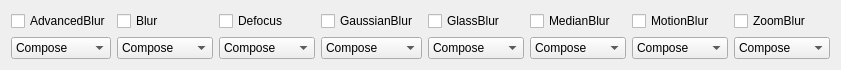
        <widget class="QWidget" name="gridLayoutWidget_15">
         <property name="geometry">
          <rect>
           <x>10</x>
           <y>20</y>
           <width>841</width>
           <height>51</height>
          </rect>
         </property>
         <layout class="QGridLayout" name="gridLayout_16">
          <item row="0" column="1">
           <widget class="QCheckBox" name="cb_blur_select">
            <property name="text">
             <string>Blur</string>
            </property>
           </widget>
          </item>
          <item row="1" column="4">
           <widget class="QComboBox" name="cob_glb_mode">
            <item>
             <property name="text">
              <string>Compose</string>
             </property>
            </item>
            <item>
             <property name="text">
              <string>Oneof</string>
             </property>
            </item>
           </widget>
          </item>
          <item row="0" column="0">
           <widget class="QCheckBox" name="checkbox_advancedblur">
            <property name="text">
             <string>AdvancedBlur</string>
            </property>
           </widget>
          </item>
          <item row="1" column="2">
           <widget class="QComboBox" name="cob_defocus_mode">
            <item>
             <property name="text">
              <string>Compose</string>
             </property>
            </item>
            <item>
             <property name="text">
              <string>Oneof</string>
             </property>
            </item>
           </widget>
          </item>
          <item row="0" column="3">
           <widget class="QCheckBox" name="chb_gab_select">
            <property name="text">
             <string>GaussianBlur </string>
            </property>
           </widget>
          </item>
          <item row="0" column="2">
           <widget class="QCheckBox" name="chb_defocus_select">
            <property name="text">
             <string>Defocus</string>
            </property>
           </widget>
          </item>
          <item row="1" column="5">
           <widget class="QComboBox" name="cob_meb_mode">
            <item>
             <property name="text">
              <string>Compose</string>
             </property>
            </item>
            <item>
             <property name="text">
              <string>Oneof</string>
             </property>
            </item>
           </widget>
          </item>
          <item row="0" column="6">
           <widget class="QCheckBox" name="chb_mob_select">
            <property name="text">
             <string>MotionBlur </string>
            </property>
           </widget>
          </item>
          <item row="1" column="3">
           <widget class="QComboBox" name="cob_gab_mode">
            <item>
             <property name="text">
              <string>Compose</string>
             </property>
            </item>
            <item>
             <property name="text">
              <string>Oneof</string>
             </property>
            </item>
           </widget>
          </item>
          <item row="0" column="4">
           <widget class="QCheckBox" name="chb_glb_select">
            <property name="text">
             <string>GlassBlur </string>
            </property>
           </widget>
          </item>
          <item row="0" column="5">
           <widget class="QCheckBox" name="chb_meb_select">
            <property name="text">
             <string>MedianBlur </string>
            </property>
           </widget>
          </item>
          <item row="1" column="0">
           <widget class="QComboBox" name="cb_advancedblur_mode">
            <item>
             <property name="text">
              <string>Compose</string>
             </property>
            </item>
            <item>
             <property name="text">
              <string>Oneof</string>
             </property>
            </item>
           </widget>
          </item>
          <item row="1" column="1">
           <widget class="QComboBox" name="cb_blur_mode">
            <item>
             <property name="text">
              <string>Compose</string>
             </property>
            </item>
            <item>
             <property name="text">
              <string>Oneof</string>
             </property>
            </item>
           </widget>
          </item>
          <item row="0" column="7">
           <widget class="QCheckBox" name="chb_zb_select">
            <property name="text">
             <string>ZoomBlur </string>
            </property>
           </widget>
          </item>
          <item row="1" column="6">
           <widget class="QComboBox" name="cob_mob_mode">
            <item>
             <property name="text">
              <string>Compose</string>
             </property>
            </item>
            <item>
             <property name="text">
              <string>Oneof</string>
             </property>
            </item>
           </widget>
          </item>
          <item row="1" column="7">
           <widget class="QComboBox" name="cob_zb_mode">
            <item>
             <property name="text">
              <string>Compose</string>
             </property>
            </item>
            <item>
             <property name="text">
              <string>Oneof</string>
             </property>
            </item>
           </widget>
          </item>
         </layout>
        </widget>
